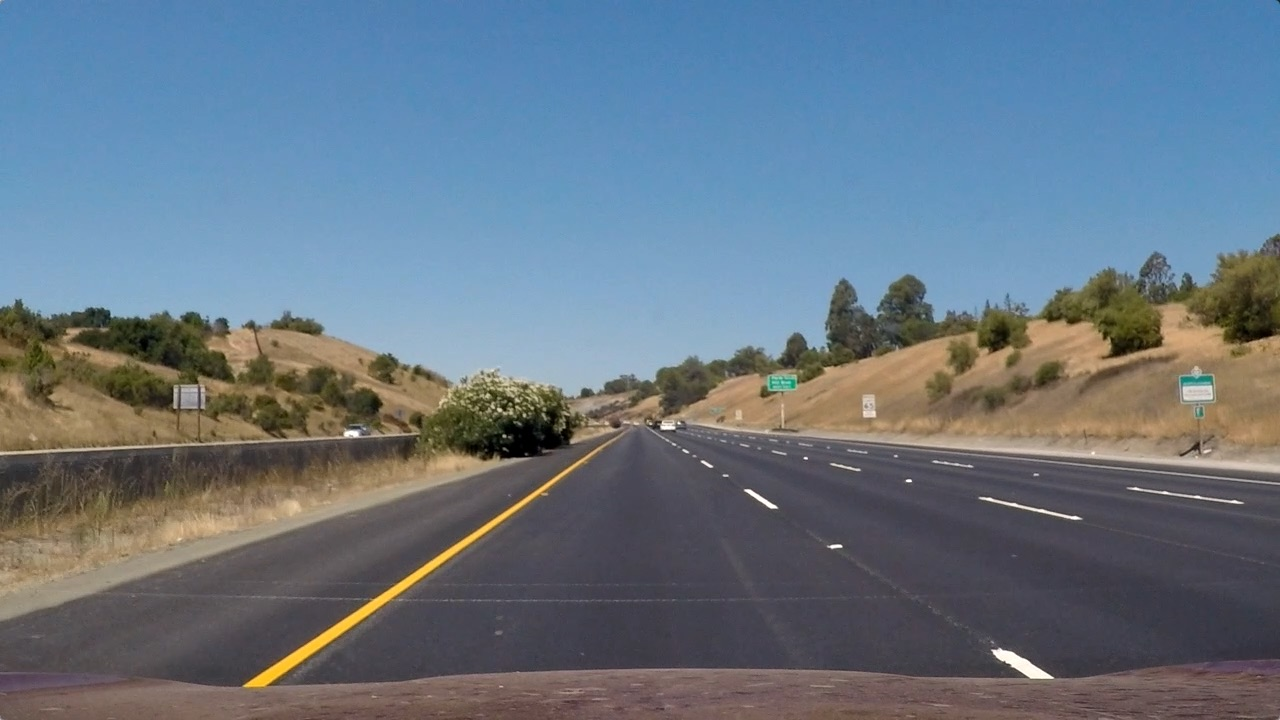
#> input picture test_images/straight_lines1.jpg, 1280 x 720 px
$ python -i perspective_transforms.py   (imports and definitions only)   (older library calls are emulated)
#> lines starting #> are read from the running program, lines starting #| are printed output that depends on the picture; after the words box and inside, x2 and y2 are one past the last pixel; in counts of white or black regions, pixels touching at a corner belong together
import pickle
import cv2
import numpy as np
import matplotlib.pyplot as plt
import matplotlib.image as mpimg


# Read in the saved camera matrix and distortion coefficients
# These are the arrays you calculated using cv2.calibrateCamera()
# [1 line not run here, left out]
# [1 line that did not run here, left out]
# [1 line that did not run here, left out]

def undist_img(img, mtx, dist):
    # Undistort using mtx and dist
    return cv2.undistort(img, mtx, dist, None, mtx)

# [19 lines left out: function apply_perspective_transform, not called in this run]

def create_thresholded_image(img, color_thresh=(170, 255), sobelx_thresh=(50, 100)):
    """
    Apply a combination of color and gradient thresholds and
    return a binary filtered image
    """
#> called with color_thresh = (170, 255), sobelx_thresh = (50, 100)
    img = np.copy(img)
    # Convert to HLS color space and separate the V channel
    hls = cv2.cvtColor(img, cv2.COLOR_RGB2HLS)
#> hls: shape (720, 1280, 3); mean of channels 0, 1, 2 85.5, 117, 67
    l_channel = hls[:,:,1]
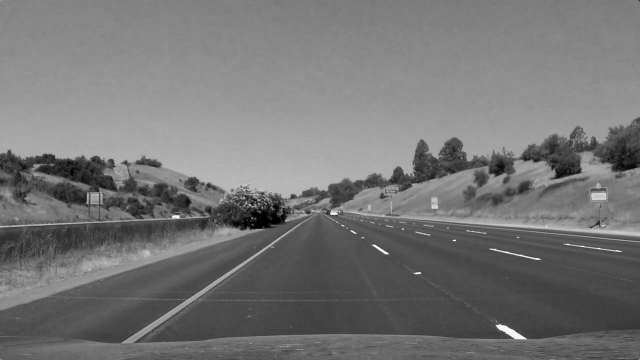
#> l_channel: shape (720, 1280) (shown at 1/2 size); min 0, max 254, mean 117
    s_channel = hls[:,:,2]
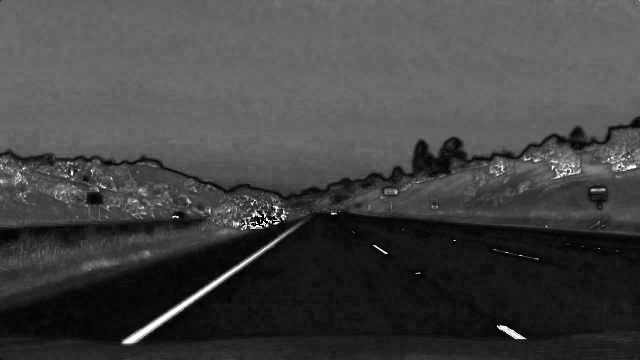
#> s_channel: shape (720, 1280) (shown at 1/2 size); min 0, max 255, mean 67

    # Sobel x
    sobelx = cv2.Sobel(s_channel, cv2.CV_64F, 1, 0) # Take the derivative in x
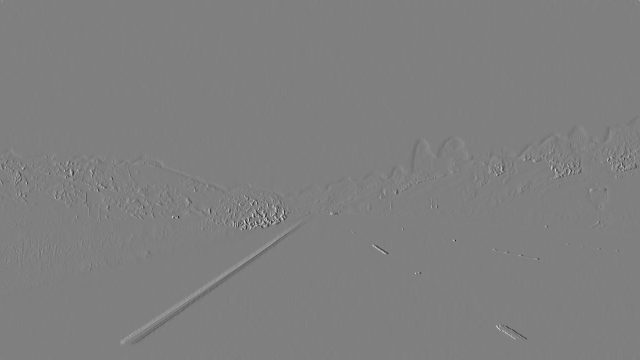
#> sobelx: shape (720, 1280) float64 (shown at 1/2 size); min -1020, max 1020, mean -0.1; drawn with min black and max white
    abs_sobelx = np.absolute(sobelx) # Absolute x derivative to accentuate lines away from horizontal
    scaled_sobelx = np.uint8(255*abs_sobelx/np.max(abs_sobelx))

    # Threshold x gradient
    sxbinary = np.zeros_like(scaled_sobelx)
    sxbinary[(scaled_sobelx >= sobelx_thresh[0]) & (scaled_sobelx <= sobelx_thresh[1])] = 1

    # Sobel y
    sobely = cv2.Sobel(s_channel, cv2.CV_64F, 1, 0) # Take the derivative in y
    abs_sobely = np.absolute(sobely) # Absolute x derivative to accentuate lines away from vertical
    scaled_sobely = np.uint8(255*abs_sobely/np.max(abs_sobely))

    # Threshold y gradient
    sybinary = np.zeros_like(scaled_sobely)
    sybinary[(scaled_sobely >= sobelx_thresh[0]) & (scaled_sobely <= sobelx_thresh[1])] = 1

    ## combine xy gradients
    sxybinary = np.zeros_like(sxbinary)
    sxybinary[(sxbinary == 1) | (sybinary == 1)]

    # Threshold color channel
    s_binary = np.zeros_like(s_channel)
    s_binary[(s_channel >= color_thresh[0]) & (s_channel <= color_thresh[1])] = 1

    # Stack each channel
    color_binary = np.dstack(( np.zeros_like(sxbinary), sxbinary, s_binary)) * 255

    # Combine the two  color and gradient binary thresholds
    combined_binary = np.zeros_like(sxbinary)
    combined_binary[(s_binary == 1) | (sxybinary == 1)] = 1

    return combined_binary

# [34 lines left out: function project_into_the_road, not called in this run]
# [2 lines not run here, left out]

>>> import cv2
>>> picture = cv2.cvtColor(cv2.imread('test_images/straight_lines1.jpg'), cv2.COLOR_BGR2RGB)
>>> result = create_thresholded_image(picture)
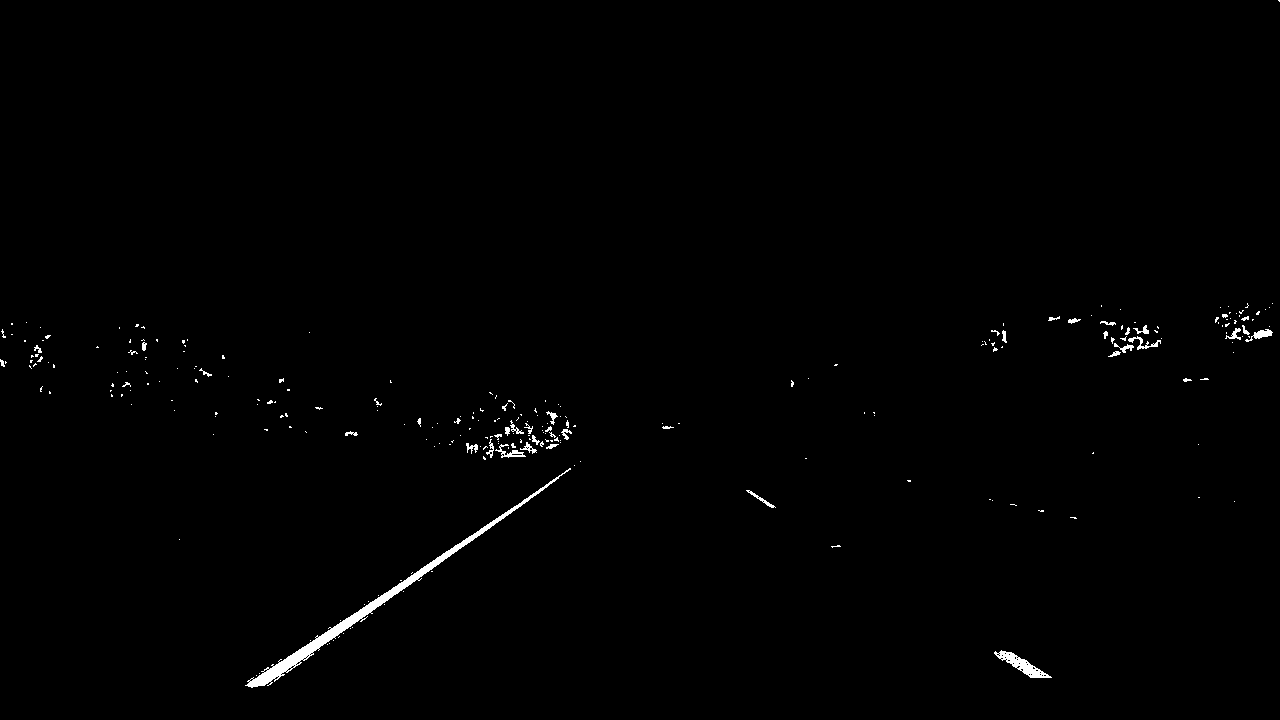
#> result: shape (720, 1280); values 0 (black) and 1 (white), 0.66% white; 260 white regions (219 under 20 px), largest, box (x1, y1, x2, y2) and area: (245, 468, 571, 688) 2739, (994, 650, 1052, 678) 518, (1245, 329, 1273, 342) 144

$ run again, on test_images/straight_lines2.jpg
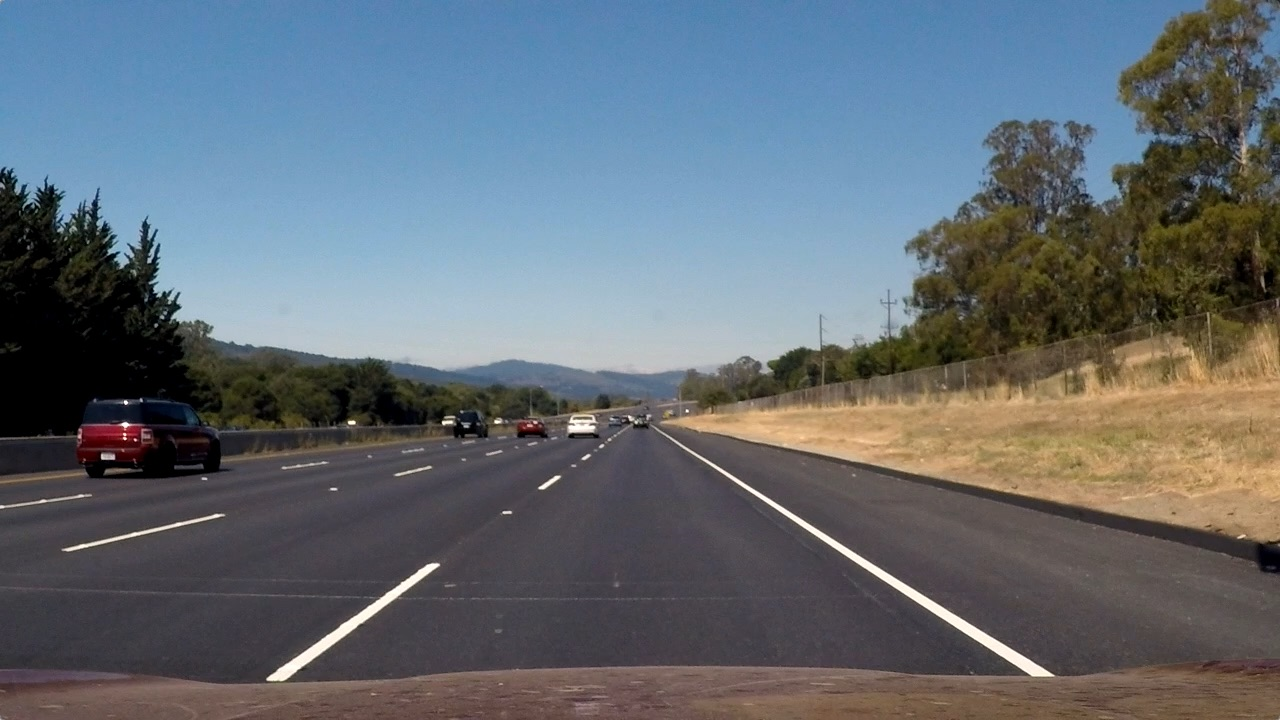
#> input picture test_images/straight_lines2.jpg, 1280 x 720 px
#> hls: shape (720, 1280, 3); mean of channels 0, 1, 2 81.7, 107, 62.5
#> in create_thresholded_image, `sobelx = cv2.Sobel(s_channel, cv2.CV_64F, 1, 0)`:
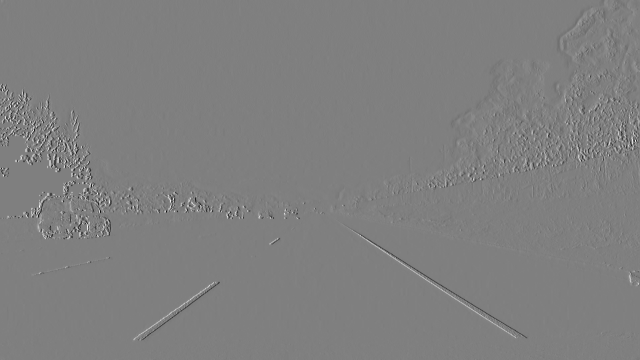
#> sobelx: shape (720, 1280) float64 (shown at 1/2 size); min -1020, max 1020, mean 0.2; drawn with min black and max white
#> `result = create_thresholded_image(picture)`:
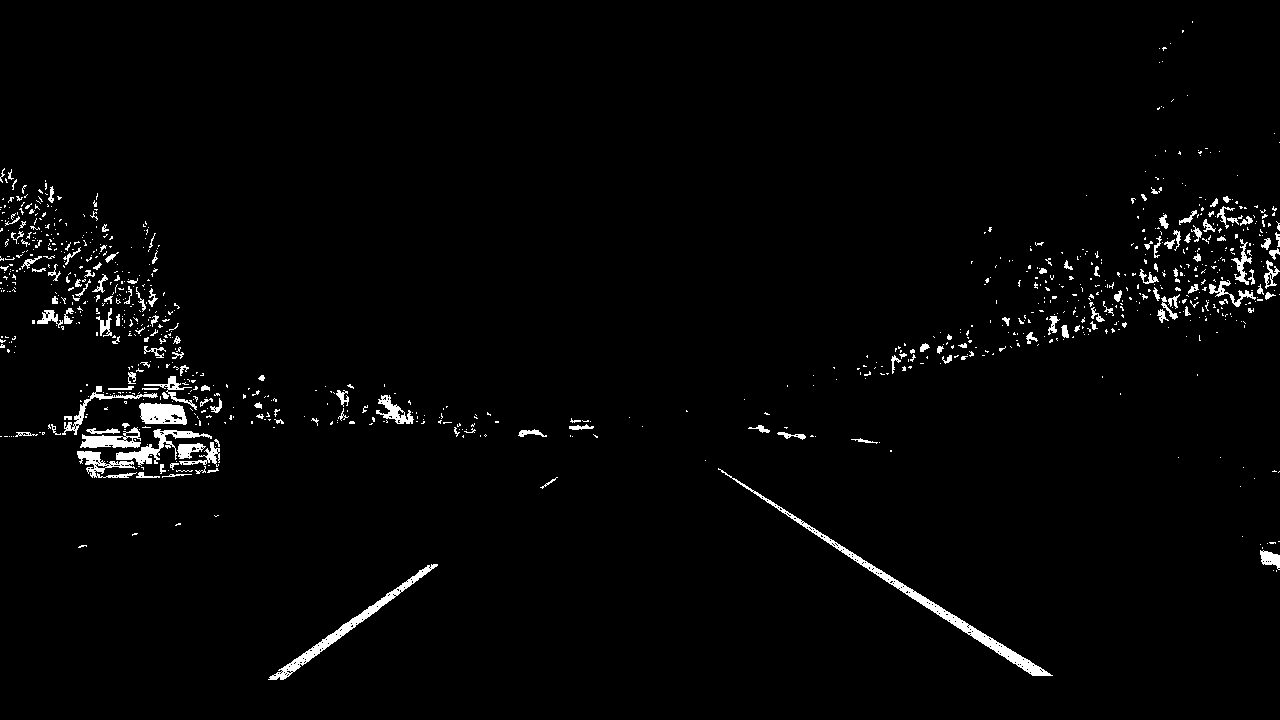
#> result: shape (720, 1280); values 0 (black) and 1 (white), 2.1% white; 926 white regions (777 under 20 px), largest, box (x1, y1, x2, y2) and area: (718, 468, 1053, 676) 2397, (268, 564, 438, 680) 1506, (116, 429, 212, 466) 878

$ run again, on test_images/test1.jpg
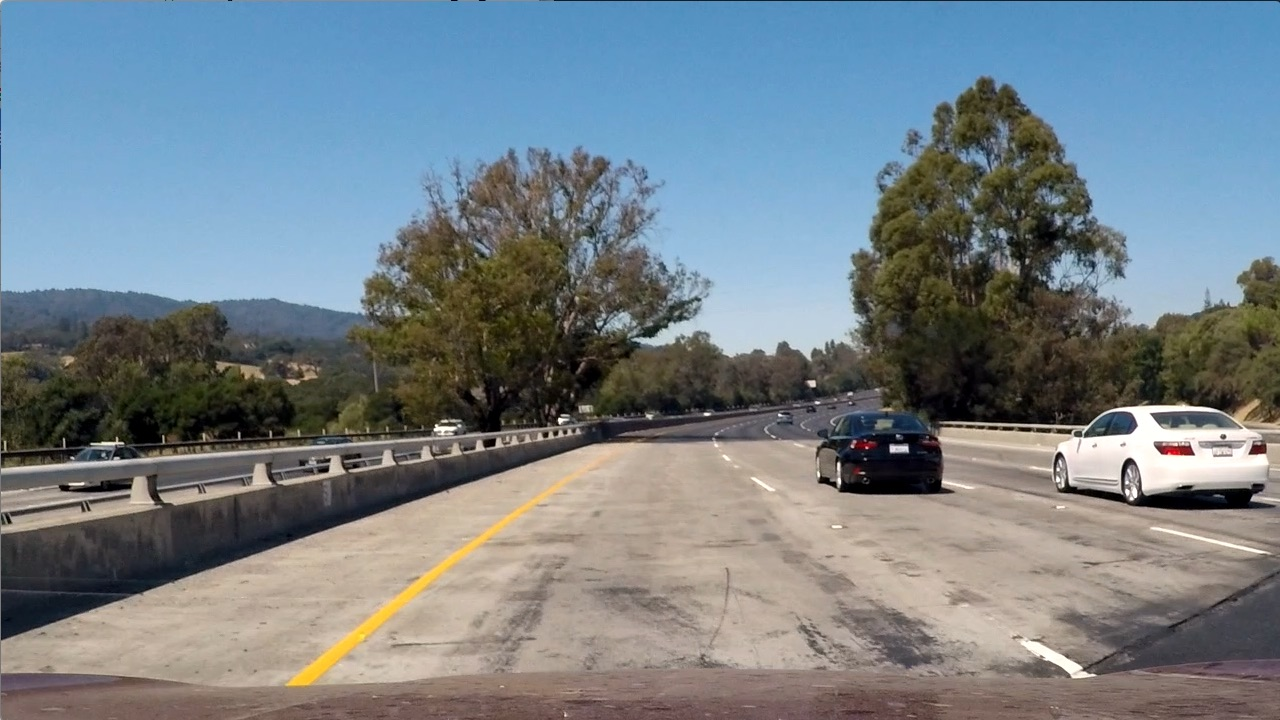
#> input picture test_images/test1.jpg, 1280 x 720 px
#> hls: shape (720, 1280, 3); mean of channels 0, 1, 2 60.2, 126.7, 74.4
#> in create_thresholded_image, `sobelx = cv2.Sobel(s_channel, cv2.CV_64F, 1, 0)`:
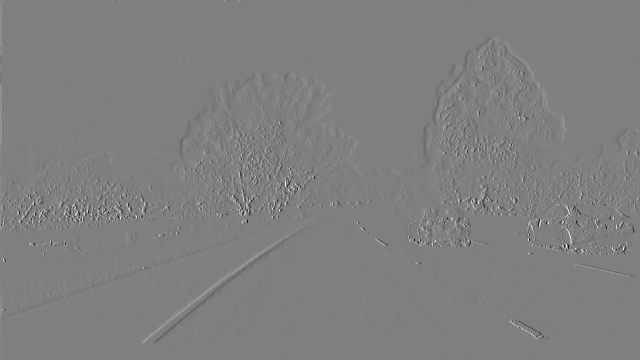
#> sobelx: shape (720, 1280) float64 (shown at 1/2 size); min -1020, max 1020, mean 0.2; drawn with min black and max white
#> `result = create_thresholded_image(picture)`:
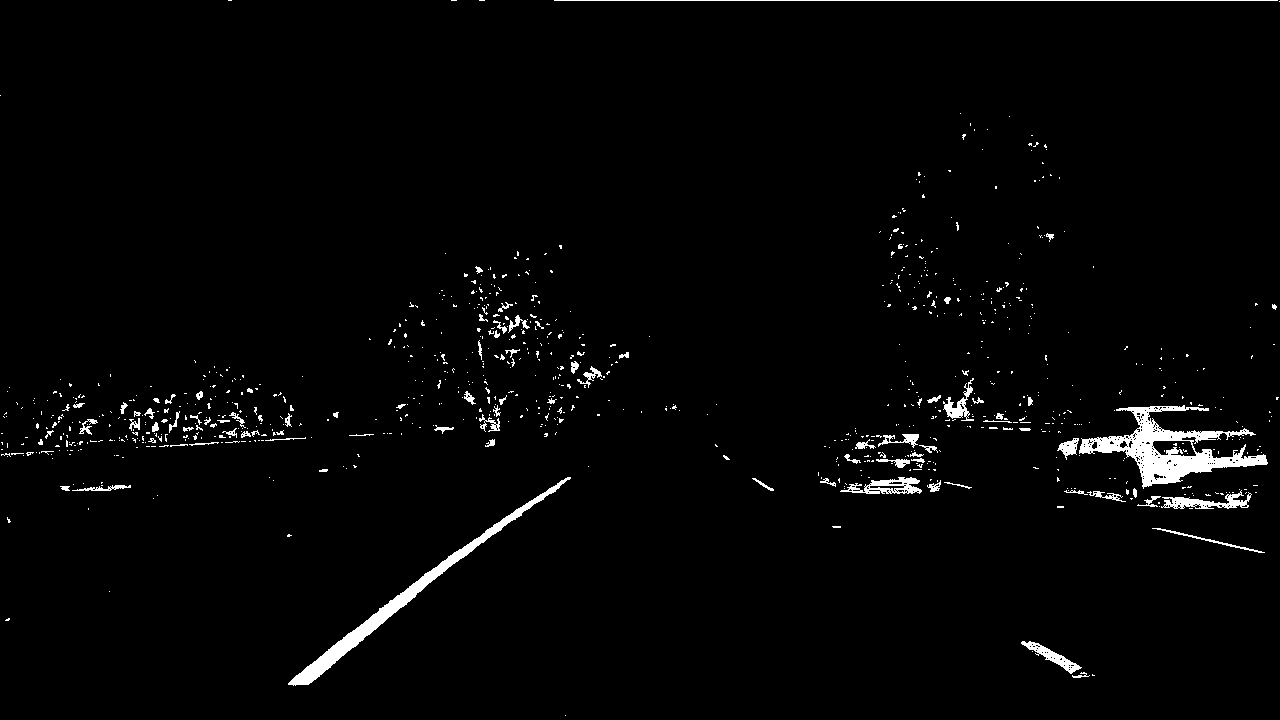
#> result: shape (720, 1280); values 0 (black) and 1 (white), 2.1% white; 892 white regions (801 under 20 px), largest, box (x1, y1, x2, y2) and area: (1079, 405, 1268, 489) 5047, (288, 477, 571, 686) 3455, (554, 0, 1278, 1) 724
